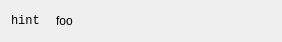
<?xml version="1.0" encoding="UTF-8"?>
<ui version="4.0">
 <class>DlgLoadingMedia</class>
 <widget class="QDialog" name="DlgLoadingMedia">
  <property name="geometry">
   <rect>
    <x>0</x>
    <y>0</y>
    <width>282</width>
    <height>42</height>
   </rect>
  </property>
  <property name="windowTitle">
   <string>Dialog</string>
  </property>
  <property name="windowOpacity">
   <double>100.000000000000000</double>
  </property>
  <layout class="QHBoxLayout" name="horizontalLayout">
   <item>
    <widget class="QLabel" name="labelHintChar">
     <property name="sizePolicy">
      <sizepolicy hsizetype="Preferred" vsizetype="Preferred">
       <horstretch>0</horstretch>
       <verstretch>0</verstretch>
      </sizepolicy>
     </property>
     <property name="font">
      <font>
       <family>Monospace</family>
      </font>
     </property>
     <property name="text">
      <string>hint</string>
     </property>
    </widget>
   </item>
   <item>
    <spacer name="horizontalSpacer">
     <property name="orientation">
      <enum>Qt::Horizontal</enum>
     </property>
     <property name="sizeType">
      <enum>QSizePolicy::Fixed</enum>
     </property>
     <property name="sizeHint" stdset="0">
      <size>
       <width>10</width>
       <height>20</height>
      </size>
     </property>
    </spacer>
   </item>
   <item>
    <widget class="QLabel" name="labelFileName">
     <property name="sizePolicy">
      <sizepolicy hsizetype="Expanding" vsizetype="Preferred">
       <horstretch>0</horstretch>
       <verstretch>0</verstretch>
      </sizepolicy>
     </property>
     <property name="text">
      <string>foo</string>
     </property>
    </widget>
   </item>
  </layout>
 </widget>
 <resources/>
 <connections/>
</ui>
